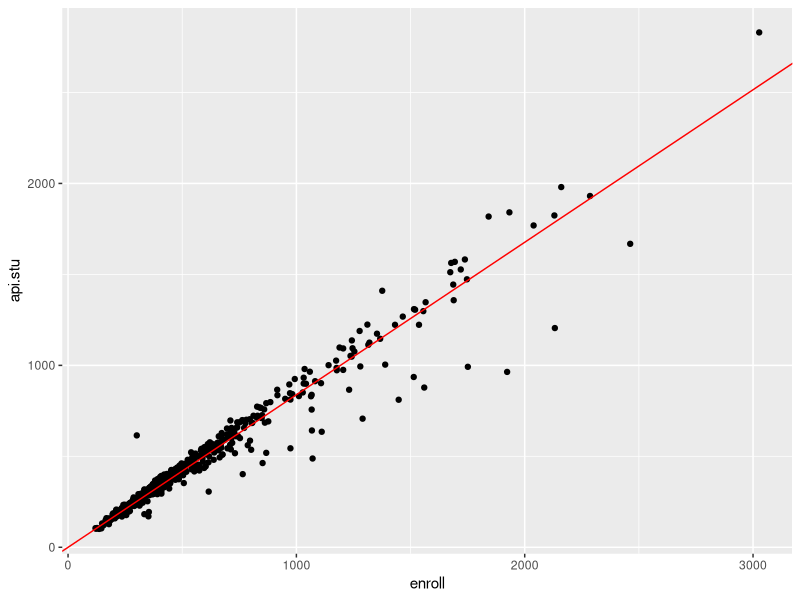
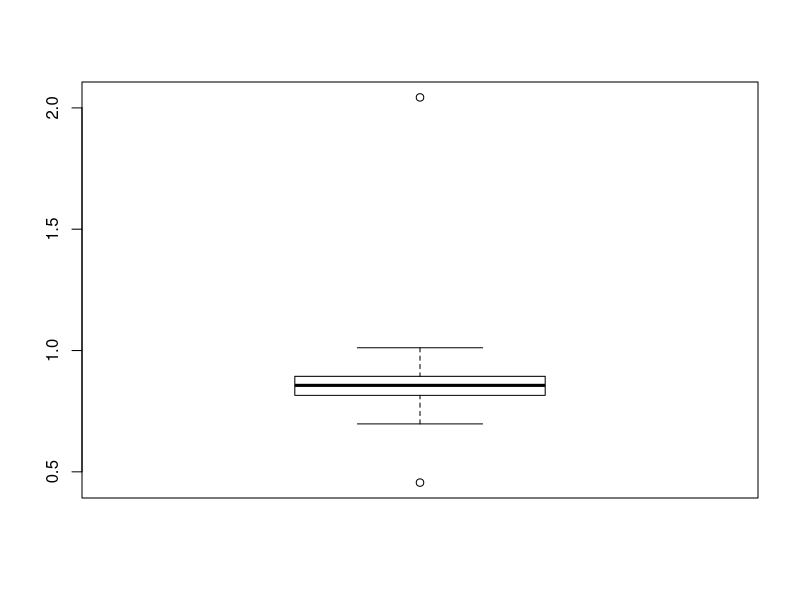

Here is the R script that generated these plots, in order: (Note: this script raises an error after producing the figures.)
## ---- chunk 1
library(survey)
library(tidyverse)
### Ratio
data(api)

apipop_complete = apipop %>% filter(!is.na(enroll),!is.na(api.stu))


dim(apipop_complete)

## ---- chunk 2
set.seed(05022009)

api_srs_500 = apipop_complete %>% 
  slice(sample(1:nrow(apipop_complete), size=500, replace=F)) %>%
  mutate(fpc = nrow(apipop_complete))

api_srs_design = svydesign(ids=~1,data=api_srs_500,fpc=~fpc)
svytotal(~api.stu, api_srs_design)

## ---- chunk 3


apipop_totals = apipop_complete %>% summarise(N_enroll = sum(enroll), 
                              N_API = sum(api.stu), 
                              B = N_API/N_enroll)
apipop_totals                              
## ---- chunk 4
r =  svyratio(~api.stu,~enroll,api_srs_design)
r
confint(r)
## ---- chunk 5
predict_r = predict(r,total=apipop_totals %>% pull(N_enroll))
predict_r
svytotal(~api.stu, api_srs_design)
predict_r$total + c(qnorm(0.025),qnorm(0.975))*predict_r$se
confint(svytotal(~api.stu, api_srs_design))
## ---- chunk 6
apipop_totals ## True total

## ---- chunk 7
apipop_complete %>% summarise(CV_enroll = (sd(enroll)/sqrt(500))/mean(enroll))
## ---- chunk 8
0.0336*3210186
## ---- chunk 9
ggplot(api_srs_500,aes(x=enroll,y=api.stu)) + 
  geom_point() + geom_abline(intercept=0,slope=r[[1]],color="red")
## ---- chunk 10
api_srs_500 %>% summarise(cor=cor(enroll,api.stu))
## ---- chunk 11
svyboxplot(I(api.stu/enroll)~1,api_srs_design)
## ---- chunk 12
r_enroll=  svyratio(~enroll,~api.stu,api_srs_design)

predict(r_enroll, total=3184662)
svytotal(~enroll, api_srs_design)
apipop_totals                              

## ---- chunk 13
regmod=svyglm(api.stu~enroll, api.srsdesign)  
summary(regmod) 
## ---- chunk 14
predict(regmod,newdata=data.frame(enroll=3811472)) 
predict(r,total=3811472)  
## ---- chunk 15
api.stratdesign 
## ---- chunk 16

## ---- chunk 17
r.apistu.strat.sep =  svyratio(~api.stu,~enroll,api.stratdesign,separate=TRUE)   
print("Separate ratio estimates") 
r.apistu.strat.sep
print("Combined ratio estimate")
r.apistu.strat.comb =
svyratio(~api.stu,~enroll,api.stratdesign,separate=FALSE)
r.apistu.strat.comb  

## ---- chunk 18
print("Separate ratio estimate of total API enrollment")
predict(r.apistu.strat.sep,total=by(apipop.completeonly$enroll,apipop.completeonly$stype, sum))

print("Combined ratio estimate of total API enrollment")
predict(r.apistu.strat.comb, total=sum(apipop.completeonly$enroll))
print("Previous estimate of API enrollment")
svytotal(~api.stu,api.stratdesign)
## ---- chunk 19

poptable=data.frame(stype=c("E","H","M"), total=as.numeric(table(apipop.completeonly$stype)))
poptable 

postdesign=postStratify(design = api.srsdesign,strata = ~stype, population = poptable)
svytotal(~api.stu,postdesign) 
## ---- chunk 20
table(apipop.completeonly$stype)
## ---- chunk 21
svyby(~api.stu,~stype,design=api.srsdesign, svymean) 
## ---- chunk 22
svyby(~api.stu,~I(stype=="E"),design=api.srsdesign, svymean) 
## ---- chunk 23
svyratio(~I(api.stu*(stype=="E")),~I(stype=="E"),design=api.srsdesign)
svyratio(~I(api.stu*(stype=="H")),~I(stype=="H"),design=api.srsdesign)
svyratio(~I(api.stu*(stype=="M")),~I(stype=="M"),design=api.srsdesign)
